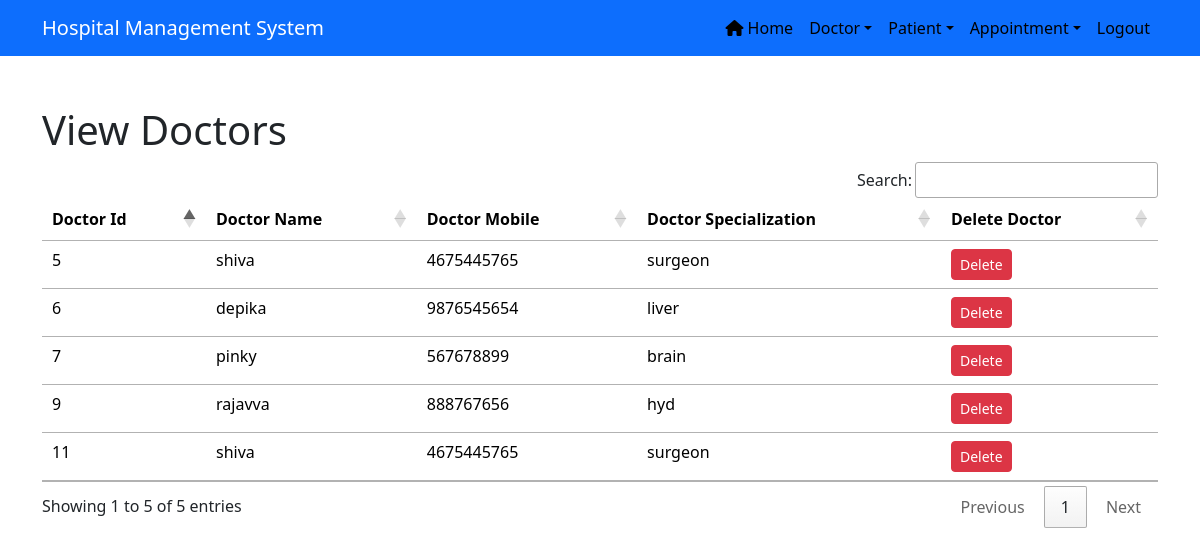
/view_doctor/ (signed in), run on the app's committed database.
### hospital/models.py (models this page shows, shortened)
class  Doctor(models.Model):
    name = models.CharField(max_length=50)
    mobile = models.IntegerField()
    special = models.CharField(max_length=50)

### hospital/views.py (the view)
# urls.py: path("view_doctor/", View_doctor,name='view_doctor'),
def View_doctor(request):
    if not request.user.is_staff:
        return redirect('login')
    doc = Doctor.objects.all()
    d = {'doc':doc}
    return render(request,'view_doctor.html',d)

### hospital/templates/view_doctor.html
{% extends 'navigationbar.html' %}
{% load static %}
{% block body %}
<div class = "container" style="margin-top:50px">
<h1>View Doctors</h1>
<table class="table table-hover" id="example" >
<thead>
    <tr>
        <th>Doctor Id</th>
        <th>Doctor Name</th>
        <th>Doctor Mobile</th>
        <th>Doctor Specialization</th>
        <th>Delete Doctor</th>
    </tr>
</thead>
<tbody>
    {% for i in doc %}
    <tr>
        <td>{{i.id}}</td>
        <td>{{i.name}}</td>
        <td>{{i.mobile}}</td>
        <td>{{i.special}}</td>
        <td><a href= "{% url 'delete_doctor' i.id %} " onclick=" return confirm('Do you want to delete doctor? ')"  class="btn btn-danger btn-sm" >Delete</a></td>
    </tr>
    {% endfor %}
</tbody>
</table>
</div>
{% endblock body %}

### hospital/templates/navigationbar.html (shortened to what this page needs)
{% load static %}
<html>
    <head>
        <link href="https://cdn.jsdelivr.net/npm/bootstrap@5.3.2/dist/css/bootstrap.min.css" rel="stylesheet">
        <link rel="stylesheet" type="text/css" href="{% static 'css/mystyle.css' %}">
        <link rel="stylesheet" href="https://cdnjs.cloudflare.com/ajax/libs/font-awesome/6.5.1/css/all.min.css" />
        <link rel="stylesheet" href="https://use.fontawesome.com/releases/v5.7.0/css/all.css">
    <link rel="stylesheet" href=" https://cdn.datatables.net/1.13.7/css/jquery.dataTables.min.css">
    <link rel="stylesheet" href="https://cdn.datatables.net/buttons/2.4.2/css/buttons.dataTables.min.css">
    </head>
   <nav class = " navbar navbar-expand-lg navbar-dark bg-primary"">
        <div class = "container">
        <a class= "navbar-brand" href = "{% url 'home' %}">Hospital Management System</a>
        <div class="collapse navbar-collapse" id = "myMenu">
            <ul class="navbar-nav text-center ms-auto mb-2 mb-lg-0">
                {% if request.user.is_staff %}
                <li class="nav-item"><a class="nav-link" href="{% url 'home' %}"><i class="fa-solid fa-house"></i> Home</a></li>
                <li class="nav-item dropdown">
                    <a class="nav-link dropdown-toggle" href="#" role="button" data-bs-toggle="dropdown" aria-expanded="false">Doctor</a>
                </li>
                <li class="nav-item dropdown">
                    <a class="nav-link dropdown-toggle" href="#" role="button" data-bs-toggle="dropdown" aria-expanded="false">Patient</a>
                </li>
                <li class="nav-item dropdown">
                    <a class="nav-link dropdown-toggle" href="#" role="button" data-bs-toggle="dropdown" aria-expanded="false">Appointment</a>
                </li>
                <li class="nav-item"><a class="nav-link" href="{% url 'logout' %}">Logout</a></li>
                {% endif %}
            </ul>
        </div>
    </div>
    </nav>
    {% block body %}
{% endblock body %}
</html>

### hospital/static/css/mystyle.css (style rules this page uses)
.nav-link { color: rgb(0, 0, 0); }

### data on the page
Doctor: id "5", name "shiva", mobile "4675445765", special "surgeon"
Doctor: id "6", name "depika", mobile "9876545654", special "liver"
Doctor: id "7", name "pinky", mobile "567678899", special "brain"
Doctor: id "9", name "rajavva", mobile "888767656", special "hyd"
Doctor: id "11", name "shiva", mobile "4675445765", special "surgeon"
